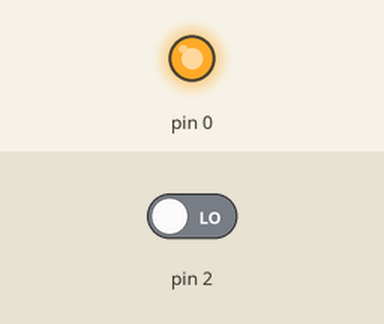
A sketch run on a simulated Arduino Uno, built with avr-gcc and run on an emulated ATmega328P. Parts: output pins drawn as LEDs (lit = HIGH). The test bench sets the inputs (shaded band); at power-on: pin 2 LOW.

Above: at 1.2 s.
1.3 s: pin 2 driven HIGH
At 2.5 s:
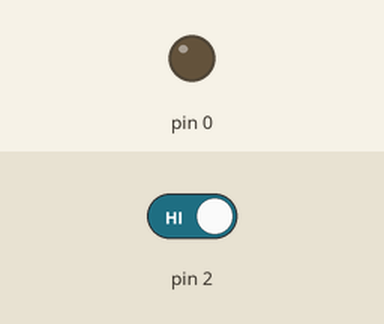
2.8 s: pin 2 driven LOW
At 3.6 s:
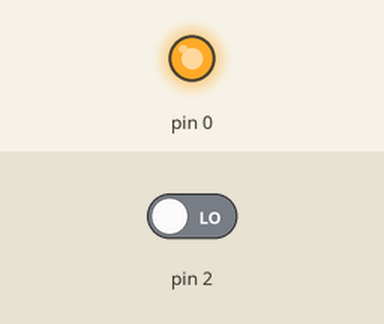
Timing chart, 0 to 5.8 s (numbered marks = the images above; inputs shaded):
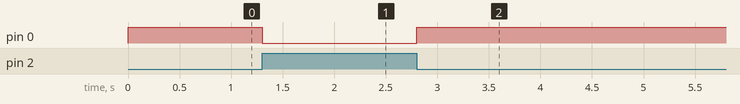

Measured:
- after the input at 1.3 s, pin 0: HIGH → LOW at once
- after the input at 2.8 s, pin 0: LOW → HIGH at once

The sketch:

Part-3.ino
```cpp
volatile int state = HIGH;

void setup()
{
  	pinMode(0, OUTPUT);
  	attachInterrupt(0, blink, CHANGE);
}

int led = 0;

void loop()
{
  	digitalWrite(0, state);
}

void blink()
{
  	state = !state;
}
```
